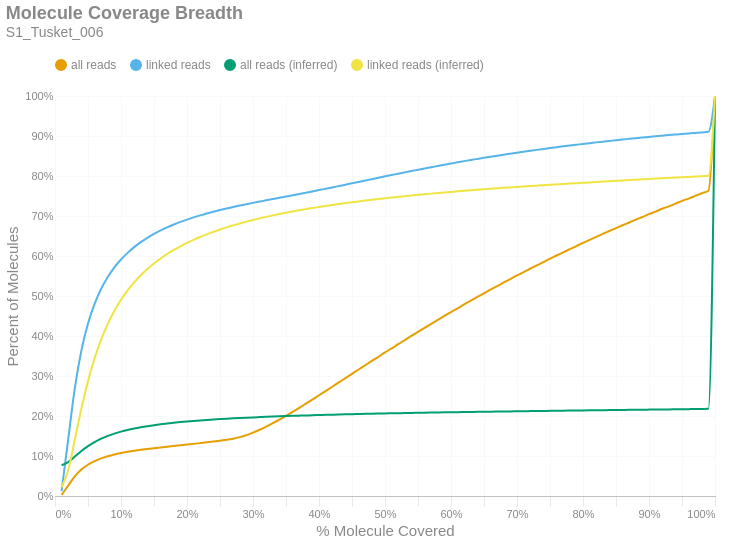

Here is the notebook cell this chart was saved with:
### Markdown cell above
### Molecule Read Coverage
This chart shows molecule coverage breadth as computed by the number of bases aligned to that molecule. In other words, "*how much of each unique long molecule is actually sequenced/aligned?*" Keep in mind there is a distinction between sequences and alignments, since some sequences belonging to a particular molecule may not align well and wouldn't appear in the alignment data. This chart also shows molecule coverage breadth as computed by the *inferred fragment* from which the aligned sequences originate. Unlike read coverage, this calculation takes into account the total insert size, including unsequenced gaps between the forward and reverse reads. Like the previous figures, these are cumulative percents.

### Code cell
if SKIPLR:
    print_html(f"Skipped")
else:
    binned_df = consolidated_hist(valids['coverage_bp'], mask, 0.01, True)
    binned_df_inf = consolidated_hist(valids['coverage_inserts'], mask, 0.01, True)
    binned_df = binned_df.with_columns(pl.lit(binned_df_inf['all reads (cumsum)']).alias('all reads (inferred)'))
    binned_df = binned_df.with_columns(pl.lit(binned_df_inf['linked reads (cumsum)']).alias('linked reads (inferred)'))
    binned_df = binned_df.with_columns(
        (pl.col('bin').cast(pl.Float64) + 0.01).alias('right_edge')
    )

    with SafeRender(binned_df):
        (
            density_plot(binned_df, 'Molecule Coverage Breadth', samplename, 'molcov', ['all reads (inferred)','linked reads (inferred)'])
            .encode(
                #x=alt.X('bin:Q', title="% Molecule Covered").axis(format = '%').scale(padding=0),
                x=alt.X('right_edge:Q', title="% Molecule Covered").axis(format='%').scale(padding=0),
                y=alt.Y('value:Q', title='Percent of Molecules')
                    .axis(format='%')
                    .stack(False)
                    .scale(domainMin=0, padding=0),
                color=alt.Color("key:N").scale(domain = ["all reads", "linked reads", "all reads (inferred)", "linked reads (inferred)"]),
                tooltip = [
                    alt.Tooltip("key:N", title = "Data Type"),
                    alt.Tooltip("range_label:N", title="% Molecule Covered"),
                    alt.Tooltip("value:Q", format = ".2%", title="% Molecules")
                ]
            )
        ).display()

### Figure 1 — Vega-Lite specification as saved in the notebook (floating-point values rounded to 4 significant figures)
{"width": "container", "height": 400, "config": {"title": {"anchor": "start", "dy": -15, "fontSize": 18, "color": "#888888", "subtitleColor": "#888888", "subtitleFontSize": 14}, "arc": {"fill": "#0072B2"}, "axis": {"domainColor": "#888888", "domainWidth": 0.5, "gridWidth": 0.2, "grid": false, "titleFontWeight": 400, "titleFontSize": 15, "labelFontSize": 11, "labelColor": "#888888", "tickColor": "#888888", "tickWidth": 0.2, "titleColor": "#888888"}, "axisBand": {"grid": false}, "axisX": {"grid": true, "tickSize": 10, "domainCap": "round"}, "axisY": {"domain": false, "grid": true, "tickSize": 0, "domainCap": "round"}, "background": "transparent", "header": {"labelFontSize": 15, "labelColor": "#888888", "titleFontSize": 15, "titleFontWeight": 600, "titleColor": "#888888"}, "legend": {"labelFont": "sans-serif", "labelFontSize": 12, "labelColor": "#888888", "symbolSize": 100, "symbolType": "circle", "titleFontSize": 12, "titlePadding": 10, "titleColor": "#888888", "title": null, "orient": "top"}, "range": {"category": ["#E69F00", "#56B4E9", "#009E73", "#F0E442", "#0072B2", "#D55E00", "#CC79A7", "#000000"], "diverging": ["#cfe8f3", "#a2d4ec", "#73bfe2", "#46abdb", "#1696d2", "#12719e"]}, "area": {"fill": "#0072B2", "fillOpacity": 0.7, "line": true, "strokeOpacity": 0.7}, "line": {"color": "#0072B2", "stroke": "#0072B2", "strokeWidth": 2}, "trail": {"color": "#0072B2", "stroke": "#0072B2", "strokeWidth": 0, "size": 1}, "point": {"filled": true, "fillOpacity": 1.0, "size": 95}, "text": {"color": "#888888", "fontSize": 11, "align": "right", "fontWeight": 400, "size": 11}, "bar": {"fill": "#0072B2", "stroke": null}, "view": {"stroke": null, "continuousWidth": 660, "continuousHeight": 400}}, "data": {"name": "data-965b1bfc505fdaf5a9831258cef14542"}, "mark": {"type": "line", "interpolate": "monotone", "point": {"opacity": 0, "size": 275}}, "encoding": {"color": {"field": "key", "scale": {"domain": ["all reads", "linked reads", "all reads (inferred)", "linked reads (inferred)"]}, "type": "nominal"}, "tooltip": [{"field": "key", "title": "Data Type", "type": "nominal"}, {"field": "range_label", "title": "% Molecule Covered", "type": "nominal"}, {"field": "value", "format": ".2%", "title": "% Molecules", "type": "quantitative"}], "x": {"axis": {"format": "%"}, "field": "right_edge", "scale": {"padding": 0}, "title": "% Molecule Covered", "type": "quantitative"}, "y": {"axis": {"format": "%"}, "field": "value", "scale": {"domainMin": 0, "padding": 0}, "stack": false, "title": "Percent of Molecules", "type": "quantitative"}}, "params": [{"name": "param_c36ac31b6afebe62", "select": {"type": "point", "fields": ["key"]}, "bind": "legend"}], "title": {"text": "Molecule Coverage Breadth", "subtitle": "S1_Tusket_006"}, "transform": [{"fold": ["all reads (cumsum)", "linked reads (cumsum)", "all reads (inferred)", "linked reads (inferred)"]}, {"calculate": "replace(datum.key, ' (cumsum)', '')", "as": "key"}, {"filter": {"param": "param_c36ac31b6afebe62"}}], "usermeta": {"embedOptions": {"downloadFileName": "S1_Tusket_006.molcov"}}, "$schema": "https://vega.github.io/schema/vega-lite/v6.1.0.json", "datasets": {"data-965b1bfc505fdaf5a9831258cef14542": [{"bin": "0.0", "interval": "0.0-0.01", "all reads": 0.002548, "linked reads": 0.01234, "all reads (cumsum)": 0.002548, "linked reads (cumsum)": 0.01234, "range_label": "0.0-0.01", "all reads (inferred)": 0.07679, "linked reads (inferred)": 0.02156, "right_edge": 0.01}, {"bin": "0.01", "interval": "0.01-0.02", "all reads": 0.02344, "linked reads": 0.129, "all reads (cumsum)": 0.02599, "linked reads (cumsum)": 0.1414, "range_label": "0.01-0.02", "all reads (inferred)": 0.08482, "linked reads (inferred)": 0.06431, "right_edge": 0.02}, {"bin": "0.02", "interval": "0.02-0.03", "all reads": 0.023, "linked reads": 0.1281, "all reads (cumsum)": 0.04899, "linked reads (cumsum)": 0.2694, "range_label": "0.02-0.03", "all reads (inferred)": 0.09858, "linked reads (inferred)": 0.1406, "right_edge": 0.03}, {"bin": "0.03", "interval": "0.03-0.04", "all reads": 0.01698, "linked reads": 0.0942, "all reads (cumsum)": 0.06596, "linked reads (cumsum)": 0.3636, "range_label": "0.03-0.04", "all reads (inferred)": 0.1125, "linked reads (inferred)": 0.2186, "right_edge": 0.04}, {"bin": "0.04", "interval": "0.04-0.05", "all reads": 0.01215, "linked reads": 0.06742, "all reads (cumsum)": 0.07812, "linked reads (cumsum)": 0.431, "range_label": "0.04-0.05", "all reads (inferred)": 0.1247, "linked reads (inferred)": 0.2869, "right_edge": 0.05}, {"bin": "0.05", "interval": "0.05-0.06", "all reads": 0.008961, "linked reads": 0.04937, "all reads (cumsum)": 0.08708, "linked reads (cumsum)": 0.4804, "range_label": "0.05-0.06", "all reads (inferred)": 0.1349, "linked reads (inferred)": 0.3442, "right_edge": 0.06}, {"bin": "0.06", "interval": "0.06-0.07", "all reads": 0.006842, "linked reads": 0.03765, "all reads (cumsum)": 0.09392, "linked reads (cumsum)": 0.518, "range_label": "0.06-0.07", "all reads (inferred)": 0.1433, "linked reads (inferred)": 0.3915, "right_edge": 0.07}, {"bin": "0.07", "interval": "0.07-0.08", "all reads": 0.005352, "linked reads": 0.0294, "all reads (cumsum)": 0.09927, "linked reads (cumsum)": 0.5474, "range_label": "0.07-0.08", "all reads (inferred)": 0.1502, "linked reads (inferred)": 0.4305, "right_edge": 0.08}, {"bin": "0.08", "interval": "0.08-0.09", "all reads": 0.004409, "linked reads": 0.02408, "all reads (cumsum)": 0.1037, "linked reads (cumsum)": 0.5715, "range_label": "0.08-0.09", "all reads (inferred)": 0.156, "linked reads (inferred)": 0.463, "right_edge": 0.09}, {"bin": "0.09", "interval": "0.09-0.1", "all reads": 0.003656, "linked reads": 0.01975, "all reads (cumsum)": 0.1073, "linked reads (cumsum)": 0.5913, "range_label": "0.09-0.1", "all reads (inferred)": 0.1609, "linked reads (inferred)": 0.4905, "right_edge": 0.1}, {"bin": "0.1", "interval": "0.1-0.11", "all reads": 0.003083, "linked reads": 0.01655, "all reads (cumsum)": 0.1104, "linked reads (cumsum)": 0.6078, "range_label": "0.1-0.11", "all reads (inferred)": 0.1651, "linked reads (inferred)": 0.514, "right_edge": 0.11}, {"bin": "0.11", "interval": "0.11-0.12", "all reads": 0.002697, "linked reads": 0.01435, "all reads (cumsum)": 0.1131, "linked reads (cumsum)": 0.6222, "range_label": "0.11-0.12", "all reads (inferred)": 0.1687, "linked reads (inferred)": 0.5343, "right_edge": 0.12}, {"bin": "0.12", "interval": "0.12-0.13", "all reads": 0.002383, "linked reads": 0.01245, "all reads (cumsum)": 0.1155, "linked reads (cumsum)": 0.6346, "range_label": "0.12-0.13", "all reads (inferred)": 0.1718, "linked reads (inferred)": 0.5519, "right_edge": 0.13}, {"bin": "0.13", "interval": "0.13-0.14", "all reads": 0.002117, "linked reads": 0.01087, "all reads (cumsum)": 0.1176, "linked reads (cumsum)": 0.6455, "range_label": "0.13-0.14", "all reads (inferred)": 0.1746, "linked reads (inferred)": 0.5675, "right_edge": 0.14}, {"bin": "0.14", "interval": "0.14-0.15", "all reads": 0.001939, "linked reads": 0.009632, "all reads (cumsum)": 0.1196, "linked reads (cumsum)": 0.6551, "range_label": "0.14-0.15", "all reads (inferred)": 0.1771, "linked reads (inferred)": 0.5814, "right_edge": 0.15}, {"bin": "0.15", "interval": "0.15-0.16", "all reads": 0.00185, "linked reads": 0.008688, "all reads (cumsum)": 0.1214, "linked reads (cumsum)": 0.6638, "range_label": "0.15-0.16", "all reads (inferred)": 0.1793, "linked reads (inferred)": 0.5939, "right_edge": 0.16}, {"bin": "0.16", "interval": "0.16-0.17", "all reads": 0.001777, "linked reads": 0.007833, "all reads (cumsum)": 0.1232, "linked reads (cumsum)": 0.6717, "range_label": "0.16-0.17", "all reads (inferred)": 0.1813, "linked reads (inferred)": 0.605, "right_edge": 0.17}, {"bin": "0.17", "interval": "0.17-0.18", "all reads": 0.001784, "linked reads": 0.007084, "all reads (cumsum)": 0.125, "linked reads (cumsum)": 0.6787, "range_label": "0.17-0.18", "all reads (inferred)": 0.1831, "linked reads (inferred)": 0.6151, "right_edge": 0.18}, {"bin": "0.18", "interval": "0.18-0.19", "all reads": 0.001781, "linked reads": 0.006538, "all reads (cumsum)": 0.1267, "linked reads (cumsum)": 0.6853, "range_label": "0.18-0.19", "all reads (inferred)": 0.1847, "linked reads (inferred)": 0.6243, "right_edge": 0.19}, {"bin": "0.19", "interval": "0.19-0.2", "all reads": 0.001764, "linked reads": 0.005767, "all reads (cumsum)": 0.1285, "linked reads (cumsum)": 0.691, "range_label": "0.19-0.2", "all reads (inferred)": 0.1862, "linked reads (inferred)": 0.6327, "right_edge": 0.2}, {"bin": "0.2", "interval": "0.2-0.21", "all reads": 0.001814, "linked reads": 0.005461, "all reads (cumsum)": 0.1303, "linked reads (cumsum)": 0.6965, "range_label": "0.2-0.21", "all reads (inferred)": 0.1876, "linked reads (inferred)": 0.6404, "right_edge": 0.21}, {"bin": "0.21", "interval": "0.21-0.22", "all reads": 0.001874, "linked reads": 0.005076, "all reads (cumsum)": 0.1322, "linked reads (cumsum)": 0.7016, "range_label": "0.21-0.22", "all reads (inferred)": 0.1889, "linked reads (inferred)": 0.6475, "right_edge": 0.22}, {"bin": "0.22", "interval": "0.22-0.23", "all reads": 0.001913, "linked reads": 0.004763, "all reads (cumsum)": 0.1341, "linked reads (cumsum)": 0.7063, "range_label": "0.22-0.23", "all reads (inferred)": 0.1901, "linked reads (inferred)": 0.6541, "right_edge": 0.23}, {"bin": "0.23", "interval": "0.23-0.24", "all reads": 0.002019, "linked reads": 0.004378, "all reads (cumsum)": 0.1361, "linked reads (cumsum)": 0.7107, "range_label": "0.23-0.24", "all reads (inferred)": 0.1912, "linked reads (inferred)": 0.6603, "right_edge": 0.24}, {"bin": "0.24", "interval": "0.24-0.25", "all reads": 0.002124, "linked reads": 0.004134, "all reads (cumsum)": 0.1383, "linked reads (cumsum)": 0.7149, "range_label": "0.24-0.25", "all reads (inferred)": 0.1922, "linked reads (inferred)": 0.6661, "right_edge": 0.25}, {"bin": "0.25", "interval": "0.25-0.26", "all reads": 0.002286, "linked reads": 0.003967, "all reads (cumsum)": 0.1405, "linked reads (cumsum)": 0.7188, "range_label": "0.25-0.26", "all reads (inferred)": 0.1932, "linked reads (inferred)": 0.6716, "right_edge": 0.26}, {"bin": "0.26", "interval": "0.26-0.27", "all reads": 0.002826, "linked reads": 0.00369, "all reads (cumsum)": 0.1434, "linked reads (cumsum)": 0.7225, "range_label": "0.26-0.27", "all reads (inferred)": 0.1941, "linked reads (inferred)": 0.6766, "right_edge": 0.27}, {"bin": "0.27", "interval": "0.27-0.28", "all reads": 0.003804, "linked reads": 0.003584, "all reads (cumsum)": 0.1472, "linked reads (cumsum)": 0.7261, "range_label": "0.27-0.28", "all reads (inferred)": 0.195, "linked reads (inferred)": 0.6814, "right_edge": 0.28}, {"bin": "0.28", "interval": "0.28-0.29", "all reads": 0.005121, "linked reads": 0.003434, "all reads (cumsum)": 0.1523, "linked reads (cumsum)": 0.7295, "range_label": "0.28-0.29", "all reads (inferred)": 0.1958, "linked reads (inferred)": 0.6859, "right_edge": 0.29}, {"bin": "0.29", "interval": "0.29-0.3", "all reads": 0.006292, "linked reads": 0.003306, "all reads (cumsum)": 0.1586, "linked reads (cumsum)": 0.7328, "range_label": "0.29-0.3", "all reads (inferred)": 0.1965, "linked reads (inferred)": 0.6901, "right_edge": 0.3}, {"bin": "0.3", "interval": "0.3-0.31", "all reads": 0.007109, "linked reads": 0.003183, "all reads (cumsum)": 0.1657, "linked reads (cumsum)": 0.736, "range_label": "0.3-0.31", "all reads (inferred)": 0.1972, "linked reads (inferred)": 0.694, "right_edge": 0.31}, {"bin": "0.31", "interval": "0.31-0.32", "all reads": 0.00792, "linked reads": 0.003194, "all reads (cumsum)": 0.1736, "linked reads (cumsum)": 0.7392, "range_label": "0.31-0.32", "all reads (inferred)": 0.1979, "linked reads (inferred)": 0.6979, "right_edge": 0.32}, {"bin": "0.32", "interval": "0.32-0.33", "all reads": 0.008601, "linked reads": 0.003119, "all reads (cumsum)": 0.1822, "linked reads (cumsum)": 0.7423, "range_label": "0.32-0.33", "all reads (inferred)": 0.1986, "linked reads (inferred)": 0.7015, "right_edge": 0.33}, {"bin": "0.33", "interval": "0.33-0.34", "all reads": 0.008906, "linked reads": 0.00314, "all reads (cumsum)": 0.1911, "linked reads (cumsum)": 0.7455, "range_label": "0.33-0.34", "all reads (inferred)": 0.1992, "linked reads (inferred)": 0.705, "right_edge": 0.34}, {"bin": "0.34", "interval": "0.34-0.35", "all reads": 0.009364, "linked reads": 0.00311, "all reads (cumsum)": 0.2005, "linked reads (cumsum)": 0.7486, "range_label": "0.34-0.35", "all reads (inferred)": 0.1998, "linked reads (inferred)": 0.7082, "right_edge": 0.35}, {"bin": "0.35", "interval": "0.35-0.36", "all reads": 0.009787, "linked reads": 0.003162, "all reads (cumsum)": 0.2103, "linked reads (cumsum)": 0.7517, "range_label": "0.35-0.36", "all reads (inferred)": 0.2004, "linked reads (inferred)": 0.7114, "right_edge": 0.36}, {"bin": "0.36", "interval": "0.36-0.37", "all reads": 0.01008, "linked reads": 0.003107, "all reads (cumsum)": 0.2203, "linked reads (cumsum)": 0.7549, "range_label": "0.36-0.37", "all reads (inferred)": 0.2009, "linked reads (inferred)": 0.7143, "right_edge": 0.37}, {"bin": "0.37", "interval": "0.37-0.38", "all reads": 0.01037, "linked reads": 0.003186, "all reads (cumsum)": 0.2307, "linked reads (cumsum)": 0.758, "range_label": "0.37-0.38", "all reads (inferred)": 0.2014, "linked reads (inferred)": 0.7172, "right_edge": 0.38}, {"bin": "0.38", "interval": "0.38-0.39", "all reads": 0.01043, "linked reads": 0.003251, "all reads (cumsum)": 0.2411, "linked reads (cumsum)": 0.7613, "range_label": "0.38-0.39", "all reads (inferred)": 0.2019, "linked reads (inferred)": 0.72, "right_edge": 0.39}, {"bin": "0.39", "interval": "0.39-0.4", "all reads": 0.01073, "linked reads": 0.003452, "all reads (cumsum)": 0.2519, "linked reads (cumsum)": 0.7647, "range_label": "0.39-0.4", "all reads (inferred)": 0.2024, "linked reads (inferred)": 0.7225, "right_edge": 0.4}, {"bin": "0.4", "interval": "0.4-0.41", "all reads": 0.0105, "linked reads": 0.003251, "all reads (cumsum)": 0.2624, "linked reads (cumsum)": 0.768, "range_label": "0.4-0.41", "all reads (inferred)": 0.2029, "linked reads (inferred)": 0.7251, "right_edge": 0.41}, {"bin": "0.41", "interval": "0.41-0.42", "all reads": 0.01071, "linked reads": 0.003337, "all reads (cumsum)": 0.2731, "linked reads (cumsum)": 0.7713, "range_label": "0.41-0.42", "all reads (inferred)": 0.2033, "linked reads (inferred)": 0.7276, "right_edge": 0.42}, {"bin": "0.42", "interval": "0.42-0.43", "all reads": 0.01081, "linked reads": 0.003439, "all reads (cumsum)": 0.2839, "linked reads (cumsum)": 0.7748, "range_label": "0.42-0.43", "all reads (inferred)": 0.2038, "linked reads (inferred)": 0.73, "right_edge": 0.43}, {"bin": "0.43", "interval": "0.43-0.44", "all reads": 0.01068, "linked reads": 0.003469, "all reads (cumsum)": 0.2946, "linked reads (cumsum)": 0.7782, "range_label": "0.43-0.44", "all reads (inferred)": 0.2042, "linked reads (inferred)": 0.7322, "right_edge": 0.44}, {"bin": "0.44", "interval": "0.44-0.45", "all reads": 0.0108, "linked reads": 0.003434, "all reads (cumsum)": 0.3054, "linked reads (cumsum)": 0.7817, "range_label": "0.44-0.45", "all reads (inferred)": 0.2046, "linked reads (inferred)": 0.7344, "right_edge": 0.45}, {"bin": "0.45", "interval": "0.45-0.46", "all reads": 0.01079, "linked reads": 0.003511, "all reads (cumsum)": 0.3162, "linked reads (cumsum)": 0.7852, "range_label": "0.45-0.46", "all reads (inferred)": 0.2049, "linked reads (inferred)": 0.7365, "right_edge": 0.46}, {"bin": "0.46", "interval": "0.46-0.47", "all reads": 0.01063, "linked reads": 0.003479, "all reads (cumsum)": 0.3268, "linked reads (cumsum)": 0.7887, "range_label": "0.46-0.47", "all reads (inferred)": 0.2053, "linked reads (inferred)": 0.7386, "right_edge": 0.47}, {"bin": "0.47", "interval": "0.47-0.48", "all reads": 0.01079, "linked reads": 0.003446, "all reads (cumsum)": 0.3376, "linked reads (cumsum)": 0.7921, "range_label": "0.47-0.48", "all reads (inferred)": 0.2057, "linked reads (inferred)": 0.7405, "right_edge": 0.48}, {"bin": "0.48", "interval": "0.48-0.49", "all reads": 0.01025, "linked reads": 0.003494, "all reads (cumsum)": 0.3478, "linked reads (cumsum)": 0.7956, "range_label": "0.48-0.49", "all reads (inferred)": 0.206, "linked reads (inferred)": 0.7424, "right_edge": 0.49}, {"bin": "0.49", "interval": "0.49-0.5", "all reads": 0.01138, "linked reads": 0.003578, "all reads (cumsum)": 0.3592, "linked reads (cumsum)": 0.7992, "range_label": "0.49-0.5", "all reads (inferred)": 0.2064, "linked reads (inferred)": 0.7444, "right_edge": 0.5}, {"bin": "0.5", "interval": "0.5-0.51", "all reads": 0.009614, "linked reads": 0.003278, "all reads (cumsum)": 0.3688, "linked reads (cumsum)": 0.8025, "range_label": "0.5-0.51", "all reads (inferred)": 0.2067, "linked reads (inferred)": 0.7462, "right_edge": 0.51}, {"bin": "0.51", "interval": "0.51-0.52", "all reads": 0.01078, "linked reads": 0.003342, "all reads (cumsum)": 0.3796, "linked reads (cumsum)": 0.8058, "range_label": "0.51-0.52", "all reads (inferred)": 0.207, "linked reads (inferred)": 0.7479, "right_edge": 0.52}, {"bin": "0.52", "interval": "0.52-0.53", "all reads": 0.01021, "linked reads": 0.003258, "all reads (cumsum)": 0.3898, "linked reads (cumsum)": 0.8091, "range_label": "0.52-0.53", "all reads (inferred)": 0.2074, "linked reads (inferred)": 0.7496, "right_edge": 0.53}, {"bin": "0.53", "interval": "0.53-0.54", "all reads": 0.01038, "linked reads": 0.003313, "all reads (cumsum)": 0.4002, "linked reads (cumsum)": 0.8124, "range_label": "0.53-0.54", "all reads (inferred)": 0.2077, "linked reads (inferred)": 0.7513, "right_edge": 0.54}, {"bin": "0.54", "interval": "0.54-0.55", "all reads": 0.01005, "linked reads": 0.00322, "all reads (cumsum)": 0.4103, "linked reads (cumsum)": 0.8156, "range_label": "0.54-0.55", "all reads (inferred)": 0.208, "linked reads (inferred)": 0.7529, "right_edge": 0.55}, {"bin": "0.55", "interval": "0.55-0.56", "all reads": 0.01018, "linked reads": 0.003208, "all reads (cumsum)": 0.4204, "linked reads (cumsum)": 0.8188, "range_label": "0.55-0.56", "all reads (inferred)": 0.2083, "linked reads (inferred)": 0.7544, "right_edge": 0.56}, {"bin": "0.56", "interval": "0.56-0.57", "all reads": 0.01003, "linked reads": 0.003144, "all reads (cumsum)": 0.4305, "linked reads (cumsum)": 0.8219, "range_label": "0.56-0.57", "all reads (inferred)": 0.2085, "linked reads (inferred)": 0.7559, "right_edge": 0.57}, {"bin": "0.57", "interval": "0.57-0.58", "all reads": 0.009755, "linked reads": 0.003175, "all reads (cumsum)": 0.4402, "linked reads (cumsum)": 0.8251, "range_label": "0.57-0.58", "all reads (inferred)": 0.2088, "linked reads (inferred)": 0.7574, "right_edge": 0.58}, {"bin": "0.58", "interval": "0.58-0.59", "all reads": 0.009852, "linked reads": 0.003176, "all reads (cumsum)": 0.4501, "linked reads (cumsum)": 0.8283, "range_label": "0.58-0.59", "all reads (inferred)": 0.2091, "linked reads (inferred)": 0.7588, "right_edge": 0.59}, {"bin": "0.59", "interval": "0.59-0.6", "all reads": 0.009847, "linked reads": 0.002983, "all reads (cumsum)": 0.4599, "linked reads (cumsum)": 0.8313, "range_label": "0.59-0.6", "all reads (inferred)": 0.2094, "linked reads (inferred)": 0.7602, "right_edge": 0.6}, {"bin": "0.6", "interval": "0.6-0.61", "all reads": 0.009295, "linked reads": 0.002925, "all reads (cumsum)": 0.4692, "linked reads (cumsum)": 0.8342, "range_label": "0.6-0.61", "all reads (inferred)": 0.2096, "linked reads (inferred)": 0.7616, "right_edge": 0.61}, {"bin": "0.61", "interval": "0.61-0.62", "all reads": 0.00972, "linked reads": 0.002963, "all reads (cumsum)": 0.4789, "linked reads (cumsum)": 0.8372, "range_label": "0.61-0.62", "all reads (inferred)": 0.2099, "linked reads (inferred)": 0.7629, "right_edge": 0.62}, {"bin": "0.62", "interval": "0.62-0.63", "all reads": 0.009338, "linked reads": 0.002866, "all reads (cumsum)": 0.4883, "linked reads (cumsum)": 0.84, "range_label": "0.62-0.63", "all reads (inferred)": 0.2101, "linked reads (inferred)": 0.7642, "right_edge": 0.63}, {"bin": "0.63", "interval": "0.63-0.64", "all reads": 0.009268, "linked reads": 0.002726, "all reads (cumsum)": 0.4975, "linked reads (cumsum)": 0.8428, "range_label": "0.63-0.64", "all reads (inferred)": 0.2104, "linked reads (inferred)": 0.7655, "right_edge": 0.64}, {"bin": "0.64", "interval": "0.64-0.65", "all reads": 0.009065, "linked reads": 0.002691, "all reads (cumsum)": 0.5066, "linked reads (cumsum)": 0.8455, "range_label": "0.64-0.65", "all reads (inferred)": 0.2106, "linked reads (inferred)": 0.7667, "right_edge": 0.65}, {"bin": "0.65", "interval": "0.65-0.66", "all reads": 0.009412, "linked reads": 0.00263, "all reads (cumsum)": 0.516, "linked reads (cumsum)": 0.8481, "range_label": "0.65-0.66", "all reads (inferred)": 0.2109, "linked reads (inferred)": 0.768, "right_edge": 0.66}, {"bin": "0.66", "interval": "0.66-0.67", "all reads": 0.008828, "linked reads": 0.002619, "all reads (cumsum)": 0.5248, "linked reads (cumsum)": 0.8507, "range_label": "0.66-0.67", "all reads (inferred)": 0.2111, "linked reads (inferred)": 0.7692, "right_edge": 0.67}, {"bin": "0.67", "interval": "0.67-0.68", "all reads": 0.008936, "linked reads": 0.002555, "all reads (cumsum)": 0.5338, "linked reads (cumsum)": 0.8533, "range_label": "0.67-0.68", "all reads (inferred)": 0.2113, "linked reads (inferred)": 0.7704, "right_edge": 0.68}, {"bin": "0.68", "interval": "0.68-0.69", "all reads": 0.008668, "linked reads": 0.002464, "all reads (cumsum)": 0.5424, "linked reads (cumsum)": 0.8557, "range_label": "0.68-0.69", "all reads (inferred)": 0.2116, "linked reads (inferred)": 0.7715, "right_edge": 0.69}, {"bin": "0.69", "interval": "0.69-0.7", "all reads": 0.008846, "linked reads": 0.002488, "all reads (cumsum)": 0.5513, "linked reads (cumsum)": 0.8582, "range_label": "0.69-0.7", "all reads (inferred)": 0.2118, "linked reads (inferred)": 0.7726, "right_edge": 0.7}, {"bin": "0.7", "interval": "0.7-0.71", "all reads": 0.008453, "linked reads": 0.002453, "all reads (cumsum)": 0.5597, "linked reads (cumsum)": 0.8607, "range_label": "0.7-0.71", "all reads (inferred)": 0.212, "linked reads (inferred)": 0.7737, "right_edge": 0.71}, {"bin": "0.71", "interval": "0.71-0.72", "all reads": 0.008415, "linked reads": 0.00233, "all reads (cumsum)": 0.5682, "linked reads (cumsum)": 0.863, "range_label": "0.71-0.72", "all reads (inferred)": 0.2122, "linked reads (inferred)": 0.7749, "right_edge": 0.72}, {"bin": "0.72", "interval": "0.72-0.73", "all reads": 0.008448, "linked reads": 0.002317, "all reads (cumsum)": 0.5766, "linked reads (cumsum)": 0.8653, "range_label": "0.72-0.73", "all reads (inferred)": 0.2124, "linked reads (inferred)": 0.7759, "right_edge": 0.73}, {"bin": "0.73", "interval": "0.73-0.74", "all reads": 0.008196, "linked reads": 0.002291, "all reads (cumsum)": 0.5848, "linked reads (cumsum)": 0.8676, "range_label": "0.73-0.74", "all reads (inferred)": 0.2127, "linked reads (inferred)": 0.777, "right_edge": 0.74}, {"bin": "0.74", "interval": "0.74-0.75", "all reads": 0.008549, "linked reads": 0.002273, "all reads (cumsum)": 0.5934, "linked reads (cumsum)": 0.8699, "range_label": "0.74-0.75", "all reads (inferred)": 0.2129, "linked reads (inferred)": 0.778, "right_edge": 0.75}, {"bin": "0.75", "interval": "0.75-0.76", "all reads": 0.007889, "linked reads": 0.002125, "all reads (cumsum)": 0.6012, "linked reads (cumsum)": 0.872, "range_label": "0.75-0.76", "all reads (inferred)": 0.2131, "linked reads (inferred)": 0.779, "right_edge": 0.76}, {"bin": "0.76", "interval": "0.76-0.77", "all reads": 0.007972, "linked reads": 0.002107, "all reads (cumsum)": 0.6092, "linked reads (cumsum)": 0.8741, "range_label": "0.76-0.77", "all reads (inferred)": 0.2133, "linked reads (inferred)": 0.78, "right_edge": 0.77}, {"bin": "0.77", "interval": "0.77-0.78", "all reads": 0.007822, "linked reads": 0.002134, "all reads (cumsum)": 0.617, "linked reads (cumsum)": 0.8762, "range_label": "0.77-0.78", "all reads (inferred)": 0.2135, "linked reads (inferred)": 0.7811, "right_edge": 0.78}, {"bin": "0.78", "interval": "0.78-0.79", "all reads": 0.007793, "linked reads": 0.001997, "all reads (cumsum)": 0.6248, "linked reads (cumsum)": 0.8782, "range_label": "0.78-0.79", "all reads (inferred)": 0.2137, "linked reads (inferred)": 0.7821, "right_edge": 0.79}, {"bin": "0.79", "interval": "0.79-0.8", "all reads": 0.008023, "linked reads": 0.002043, "all reads (cumsum)": 0.6329, "linked reads (cumsum)": 0.8803, "range_label": "0.79-0.8", "all reads (inferred)": 0.2139, "linked reads (inferred)": 0.7831, "right_edge": 0.8}, {"bin": "0.8", "interval": "0.8-0.81", "all reads": 0.007301, "linked reads": 0.001856, "all reads (cumsum)": 0.6402, "linked reads (cumsum)": 0.8821, "range_label": "0.8-0.81", "all reads (inferred)": 0.2141, "linked reads (inferred)": 0.784, "right_edge": 0.81}, {"bin": "0.81", "interval": "0.81-0.82", "all reads": 0.007452, "linked reads": 0.001909, "all reads (cumsum)": 0.6476, "linked reads (cumsum)": 0.884, "range_label": "0.81-0.82", "all reads (inferred)": 0.2143, "linked reads (inferred)": 0.785, "right_edge": 0.82}, {"bin": "0.82", "interval": "0.82-0.83", "all reads": 0.007547, "linked reads": 0.001858, "all reads (cumsum)": 0.6552, "linked reads (cumsum)": 0.8859, "range_label": "0.82-0.83", "all reads (inferred)": 0.2145, "linked reads (inferred)": 0.786, "right_edge": 0.83}, {"bin": "0.83", "interval": "0.83-0.84", "all reads": 0.007314, "linked reads": 0.00179, "all reads (cumsum)": 0.6625, "linked reads (cumsum)": 0.8877, "range_label": "0.83-0.84", "all reads (inferred)": 0.2147, "linked reads (inferred)": 0.7869, "right_edge": 0.84}, {"bin": "0.84", "interval": "0.84-0.85", "all reads": 0.007111, "linked reads": 0.001807, "all reads (cumsum)": 0.6696, "linked reads (cumsum)": 0.8895, "range_label": "0.84-0.85", "all reads (inferred)": 0.2149, "linked reads (inferred)": 0.7879, "right_edge": 0.85}, {"bin": "0.85", "interval": "0.85-0.86", "all reads": 0.007209, "linked reads": 0.001724, "all reads (cumsum)": 0.6768, "linked reads (cumsum)": 0.8912, "range_label": "0.85-0.86", "all reads (inferred)": 0.2151, "linked reads (inferred)": 0.7888, "right_edge": 0.86}, {"bin": "0.86", "interval": "0.86-0.87", "all reads": 0.006995, "linked reads": 0.001671, "all reads (cumsum)": 0.6838, "linked reads (cumsum)": 0.8929, "range_label": "0.86-0.87", "all reads (inferred)": 0.2153, "linked reads (inferred)": 0.7897, "right_edge": 0.87}, {"bin": "0.87", "interval": "0.87-0.88", "all reads": 0.007041, "linked reads": 0.001648, "all reads (cumsum)": 0.6908, "linked reads (cumsum)": 0.8945, "range_label": "0.87-0.88", "all reads (inferred)": 0.2155, "linked reads (inferred)": 0.7907, "right_edge": 0.88}, {"bin": "0.88", "interval": "0.88-0.89", "all reads": 0.006795, "linked reads": 0.00161, "all reads (cumsum)": 0.6976, "linked reads (cumsum)": 0.8962, "range_label": "0.88-0.89", "all reads (inferred)": 0.2158, "linked reads (inferred)": 0.7917, "right_edge": 0.89}, {"bin": "0.89", "interval": "0.89-0.9", "all reads": 0.006903, "linked reads": 0.001566, "all reads (cumsum)": 0.7045, "linked reads (cumsum)": 0.8977, "range_label": "0.89-0.9", "all reads (inferred)": 0.216, "linked reads (inferred)": 0.7926, "right_edge": 0.9}, {"bin": "0.9", "interval": "0.9-0.91", "all reads": 0.006405, "linked reads": 0.001523, "all reads (cumsum)": 0.7109, "linked reads (cumsum)": 0.8992, "range_label": "0.9-0.91", "all reads (inferred)": 0.2162, "linked reads (inferred)": 0.7935, "right_edge": 0.91}, {"bin": "0.91", "interval": "0.91-0.92", "all reads": 0.00719, "linked reads": 0.001571, "all reads (cumsum)": 0.7181, "linked reads (cumsum)": 0.9008, "range_label": "0.91-0.92", "all reads (inferred)": 0.2164, "linked reads (inferred)": 0.7944, "right_edge": 0.92}, {"bin": "0.92", "interval": "0.92-0.93", "all reads": 0.006059, "linked reads": 0.00141, "all reads (cumsum)": 0.7242, "linked reads (cumsum)": 0.9022, "range_label": "0.92-0.93", "all reads (inferred)": 0.2165, "linked reads (inferred)": 0.7952, "right_edge": 0.93}, {"bin": "0.93", "interval": "0.93-0.94", "all reads": 0.006584, "linked reads": 0.001459, "all reads (cumsum)": 0.7308, "linked reads (cumsum)": 0.9037, "range_label": "0.93-0.94", "all reads (inferred)": 0.2168, "linked reads (inferred)": 0.7961, "right_edge": 0.94}, {"bin": "0.94", "interval": "0.94-0.95", "all reads": 0.007032, "linked reads": 0.001427, "all reads (cumsum)": 0.7378, "linked reads (cumsum)": 0.9051, "range_label": "0.94-0.95", "all reads (inferred)": 0.217, "linked reads (inferred)": 0.7969, "right_edge": 0.95}, {"bin": "0.95", "interval": "0.95-0.96", "all reads": 0.005772, "linked reads": 0.001339, "all reads (cumsum)": 0.7436, "linked reads (cumsum)": 0.9065, "range_label": "0.95-0.96", "all reads (inferred)": 0.2172, "linked reads (inferred)": 0.7978, "right_edge": 0.96}, {"bin": "0.96", "interval": "0.96-0.97", "all reads": 0.006625, "linked reads": 0.001285, "all reads (cumsum)": 0.7502, "linked reads (cumsum)": 0.9077, "range_label": "0.96-0.97", "all reads (inferred)": 0.2174, "linked reads (inferred)": 0.7987, "right_edge": 0.97}, {"bin": "0.97", "interval": "0.97-0.98", "all reads": 0.006722, "linked reads": 0.001292, "all reads (cumsum)": 0.7569, "linked reads (cumsum)": 0.909, "range_label": "0.97-0.98", "all reads (inferred)": 0.2176, "linked reads (inferred)": 0.7997, "right_edge": 0.98}, {"bin": "0.98", "interval": "0.98-0.99", "all reads": 0.006217, "linked reads": 0.001361, "all reads (cumsum)": 0.7631, "linked reads (cumsum)": 0.9104, "range_label": "0.98-0.99", "all reads (inferred)": 0.218, "linked reads (inferred)": 0.8007, "right_edge": 0.99}, {"bin": "0.99", "interval": "0.99-1.0", "all reads": 0.2369, "linked reads": 0.08961, "all reads (cumsum)": 1.0, "linked reads (cumsum)": 1.0, "range_label": "0.99-1.0", "all reads (inferred)": 1.0, "linked reads (inferred)": 1.0, "right_edge": 1.0}]}}
